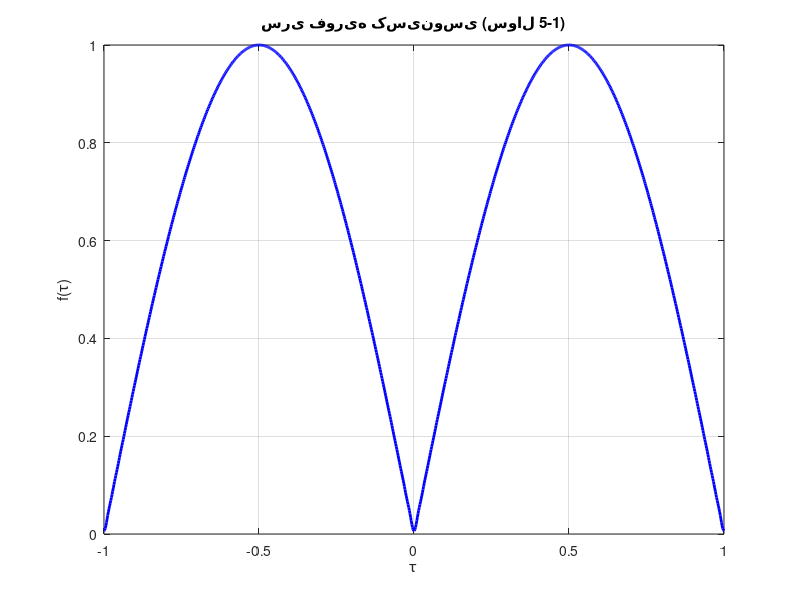
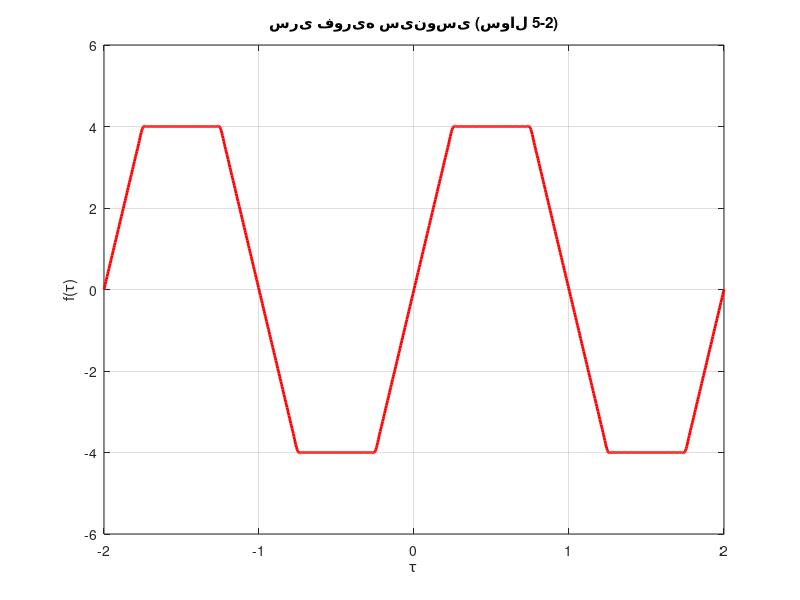

These charts were generated, in order, by the following MATLAB code:
% پارامترها
N = 50;                  % تعداد جملات سری
tau = linspace(-1, 1, 1000);  % بازه زمانی با 1000 نقطه

% محاسبه سری
f = (2/pi) * ones(size(tau));  % جمله ثابت
for n = 1:N
    f = f + (4/pi) * (1/(1 - 4*n^2)) * cos(2*n*pi*tau);
end

% رسم نمودار
figure;
plot(tau, f, 'b', 'LineWidth', 2);
xlabel('\tau');
ylabel('f(\tau)');
title('سری فوریه کسینوسی (سوال 5-1)');
grid on;
saveas(gcf, '../Data/Results/Q7_Series1_Plot.png');

% پارامترها
N = 50;                   % تعداد جملات (فقط nهای فرد)
alpha = 0.25;
tau = linspace(-2, 2, 1000);  % بازه زمانی

% محاسبه سری
f = zeros(size(tau));
for n = 1:2:N             % فقط nهای فرد
    f = f + (4/alpha^2) * (sin(alpha*n*pi)/(n*pi)^2) * sin(n*pi*tau);
end

% رسم نمودار
figure;
plot(tau, f, 'r', 'LineWidth', 2);
xlabel('\tau');
ylabel('f(\tau)');
title('سری فوریه سینوسی (سوال 5-2)');
grid on;
saveas(gcf, '../Data/Results/Q7_Series2_Plot.png');